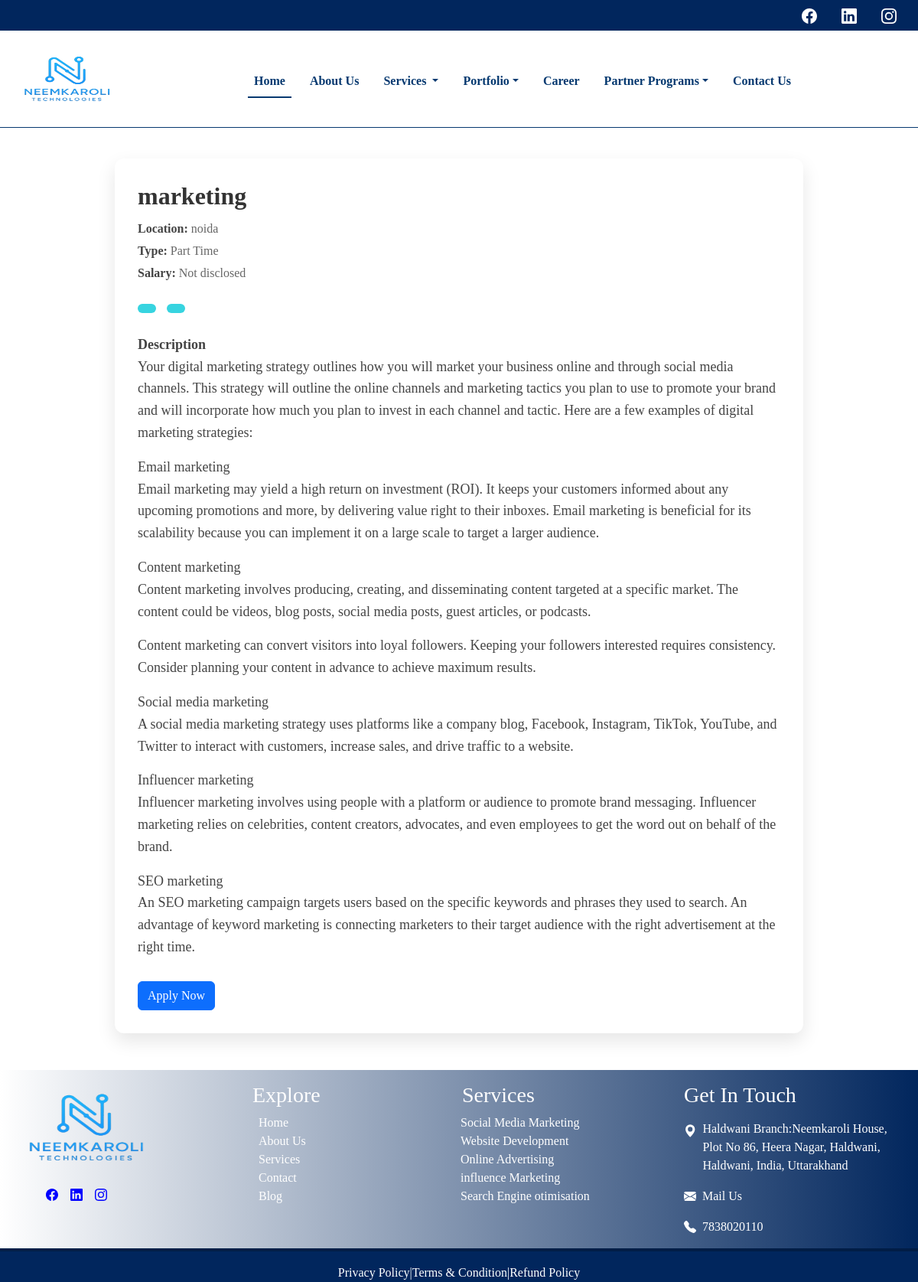
The page /app/job/11/ on the database its author committed.
### my_app/models.py (models this page shows, shortened)
class JobPost(models.Model):
    title = models.CharField(max_length=255)
    location = models.CharField(max_length=100)
    experience = models.CharField(max_length=50)
    job_type = models.CharField(max_length=20, choices=JOB_TYPE_CHOICES)
    salary = models.CharField(max_length=100, blank=True, null=True)
    description = models.TextField()
    posted_on = models.DateField(auto_now_add=True)

### my_app/views.py (the view)
# urls.py: path('job/<int:pk>/', views.job_detail, name='job_detail'),
def job_detail(request, pk):
    job = get_object_or_404(JobPost, pk=pk)
    return render(request, 'my_app/job_detail.html', {'job': job})

### my_app/templates/my_app/job_detail.html (shortened to what this page needs)
{% extends 'layout.html' %}
{% block content %}
<div class="job-detail-container">
    <h1 class="job-title">{{ job.title }}</h1>
    <div class="job-meta">
    <strong>Location:</strong> {{ job.location }} <br>
    <strong>Type:</strong> {{ job.job_type }} <br>
    <strong>Salary:</strong> {{ job.salary|default:"Not disclosed" }}
</div>
    <div class="job-tags">
        <span>{{ job.experience_level }}</span>
        <span>{{ job.category }}</span>
    </div>
    <div class="job-description">
        <strong>Description</strong><br>
        {{ job.description|linebreaks }}
    </div>
<button type="button" class="btn btn-primary" data-bs-toggle="modal" data-bs-target="#applyModal">
  Apply Now
</button>
</div>
{% endblock %}

### templates/layout.html (style rules this page uses)
body { margin:0px; padding:0px; }
* { margin:0px; padding: 0px; font-family: Georgia, 'Times New Roman', Times, serif !important; }

### my_app/templates/my_app/job_detail.html (style rules this page uses)
.job-detail-container { max-width: 900px; margin: 40px auto; padding: 30px; background: #fff; border-radius: 12px; box-shadow: 0 10px 25px rgba(0,0,0,0.1); font-family: 'Segoe UI', sans-serif; }
.job-title { font-size: 32px; font-weight: 700; color: #333; margin-bottom: 10px; }
.job-meta { font-size: 16px; color: #666; margin-bottom: 20px; line-height: 1.8; }
.job-meta strong { color: #444; }
.job-description { font-size: 18px; line-height: 1.6; color: #444; margin-bottom: 30px; }
.job-tags { margin-bottom: 20px; }
.job-tags span { display: inline-block; background: #37d4e0ff; color: #333; font-size: 14px; padding: 6px 12px; margin-right: 10px; border-radius: 6px; }

### rows shown on the page
JobPost: title "marketing", location "noida", job_type "Part Time", salary "Not disclosed", description "Your digital marketing strategy outlines how you will market your business online and through social media channels. This strategy will outline the online channels and marketing tactics you plan to use to promote your brand and will incorporate how much you plan to invest in each channel and tactic. Here are a few examples of digital marketing strategies: Email marketing Email marketing may yield a high return on investment (ROI). It keeps your customers informed about any upcoming promotions and more, by delivering value right to their inboxes. Email marketing is beneficial for its scalability because you can implement it on a large scale to target a larger audience. Content marketing…"
